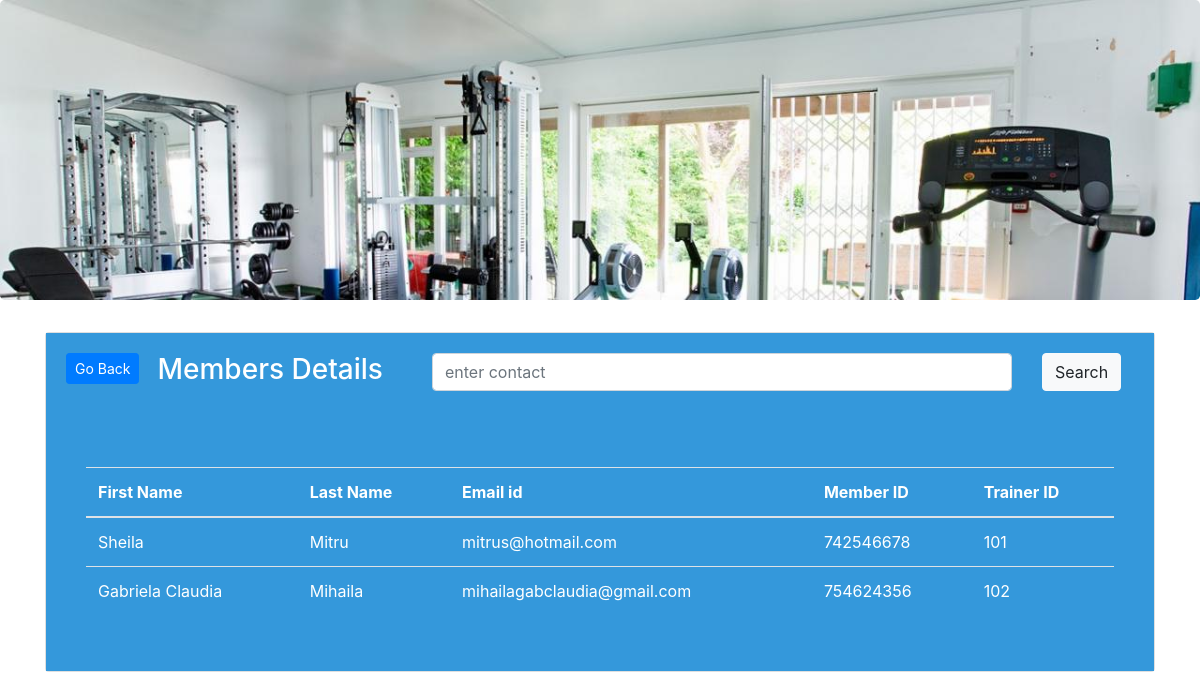
The page /trainer_details.php on the database its author committed.
### tables this page shows
CREATE TABLE `doctorapp` (
  `fname` varchar(40) NOT NULL,
  `lname` varchar(40) NOT NULL,
  `email` varchar(40) NOT NULL,
  `contact` varchar(40) NOT NULL,
  `docapp` varchar(60) NOT NULL
);

### func.php (the view, shortened to what this page needs)
<?php
$con = mysqli_connect("localhost", "root", "", "gym-management-master");
function get_patient_details() {
    global $con;
    $query = "SELECT * FROM doctorapp";
    $result = mysqli_query($con, $query);
    while ($row = mysqli_fetch_array($result)) {
        $fname = $row['fname'];
        $lname = $row['lname'];
        $email = $row['email'];
        $contact = $row['contact'];
        $docapp = $row['docapp'];
        echo "<tr>
            <td>$fname</td>
            <td>$lname</td>
            <td>$email</td>
            <td>$contact</td>
            <td>$docapp</td>
        </tr>";
    }
}
?>

### rows shown on the page
doctorapp: fname "Sheila", lname "Mitru", email "mitrus@hotmail.com", contact "742546678", docapp "101"
doctorapp: fname "Gabriela Claudia", lname "Mihaila", email "mihailagabclaudia@gmail.com", contact "754624356", docapp "102"
